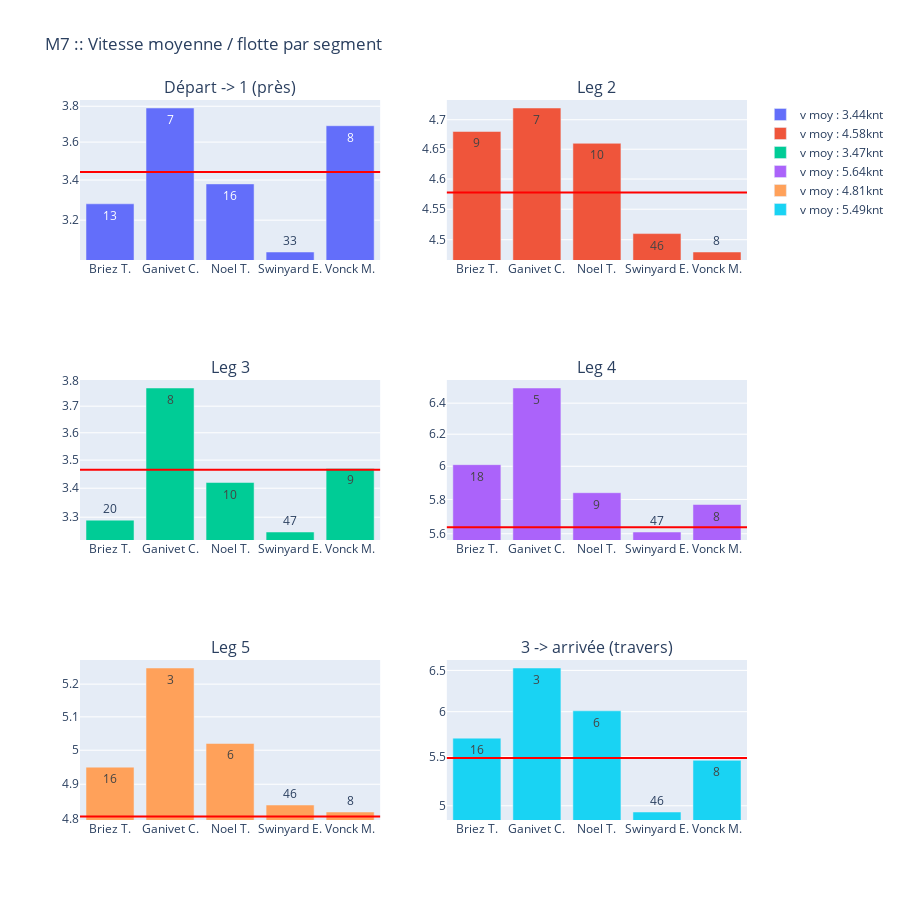

This figure's notebook cell:
### Code cell
import plotly.graph_objects as go
from plotly.subplots import make_subplots
import numpy as np

def add_graph(index, fig, df, row, col):
    mean = np.nanmean(df['s' + index + stat_compare])
    text_index = index if index == '6' else int(index) + 1
    t = go.Bar(
        x=selection.nom, 
        y=selection['s' + index + stat_selection],
        name='v moy : ' + str(round(mean, 2)) + 'knt',
        text=selection['s' + str(text_index) + '_rankentersegment']
    )
    
    fig.append_trace(t, row, col)
    fig.add_hline(y=mean, line_color='red', row=row, col=col)

fig_rows = 3
fig_cols = 2

fig = make_subplots(rows=fig_rows, cols=fig_cols, start_cell='top-left', subplot_titles=("Départ -> 1 (près)", "Leg 2", "Leg 3", "Leg 4", "Leg 5", "3 -> arrivée (travers)"))
index = 1
for row in range(fig_rows):
    for col in range(fig_cols):
        add_graph(str(index), fig, df, row + 1, col + 1)
        index += 1


fig.update_layout(title_text= manche + ' :: Vitesse moyenne / flotte par segment', height=900)
fig.update_yaxes(type='log')
fig.show()

### Figure 1 — Plotly figure (JSON) as saved in the notebook; plotly's stock layout.template omitted (floating-point values rounded to 4 significant figures)
{"data": [{"name": "v moy : 3.44knt", "text": [13, 7, 16, 33, 8], "type": "bar", "x": ["Briez T.", "Ganivet C.", "Noel T.", "Swinyard E.", "Vonck M."], "xaxis": "x", "y": [3.28, 3.79, 3.38, 3.05, 3.69], "yaxis": "y"}, {"name": "v moy : 4.58knt", "text": [9, 7, 10, 46, 8], "type": "bar", "x": ["Briez T.", "Ganivet C.", "Noel T.", "Swinyard E.", "Vonck M."], "xaxis": "x2", "y": [4.68, 4.72, 4.66, 4.51, 4.48], "yaxis": "y2"}, {"name": "v moy : 3.47knt", "text": [20, 8, 10, 47, 9], "type": "bar", "x": ["Briez T.", "Ganivet C.", "Noel T.", "Swinyard E.", "Vonck M."], "xaxis": "x3", "y": [3.29, 3.77, 3.42, 3.25, 3.47], "yaxis": "y3"}, {"name": "v moy : 5.64knt", "text": [18, 5, 9, 47, 8], "type": "bar", "x": ["Briez T.", "Ganivet C.", "Noel T.", "Swinyard E.", "Vonck M."], "xaxis": "x4", "y": [6.01, 6.5, 5.84, 5.61, 5.77], "yaxis": "y4"}, {"name": "v moy : 4.81knt", "text": [16, 3, 6, 46, 8], "type": "bar", "x": ["Briez T.", "Ganivet C.", "Noel T.", "Swinyard E.", "Vonck M."], "xaxis": "x5", "y": [4.95, 5.25, 5.02, 4.84, 4.82], "yaxis": "y5"}, {"name": "v moy : 5.49knt", "text": [16, 3, 6, 46, 8], "type": "bar", "x": ["Briez T.", "Ganivet C.", "Noel T.", "Swinyard E.", "Vonck M."], "xaxis": "x6", "y": [5.7, 6.53, 6.01, 4.94, 5.46], "yaxis": "y6"}], "layout": {"annotations": [{"font": {"size": 16}, "showarrow": false, "text": "Départ -> 1 (près)", "x": 0.225, "xanchor": "center", "xref": "paper", "y": 1, "yanchor": "bottom", "yref": "paper"}, {"font": {"size": 16}, "showarrow": false, "text": "Leg 2", "x": 0.775, "xanchor": "center", "xref": "paper", "y": 1, "yanchor": "bottom", "yref": "paper"}, {"font": {"size": 16}, "showarrow": false, "text": "Leg 3", "x": 0.225, "xanchor": "center", "xref": "paper", "y": 0.6111, "yanchor": "bottom", "yref": "paper"}, {"font": {"size": 16}, "showarrow": false, "text": "Leg 4", "x": 0.775, "xanchor": "center", "xref": "paper", "y": 0.6111, "yanchor": "bottom", "yref": "paper"}, {"font": {"size": 16}, "showarrow": false, "text": "Leg 5", "x": 0.225, "xanchor": "center", "xref": "paper", "y": 0.2222, "yanchor": "bottom", "yref": "paper"}, {"font": {"size": 16}, "showarrow": false, "text": "3 -> arrivée (travers)", "x": 0.775, "xanchor": "center", "xref": "paper", "y": 0.2222, "yanchor": "bottom", "yref": "paper"}], "height": 900, "shapes": [{"line": {"color": "red"}, "type": "line", "x0": 0, "x1": 1, "xref": "x domain", "y0": 3.441, "y1": 3.441, "yref": "y"}, {"line": {"color": "red"}, "type": "line", "x0": 0, "x1": 1, "xref": "x2 domain", "y0": 4.578, "y1": 4.578, "yref": "y2"}, {"line": {"color": "red"}, "type": "line", "x0": 0, "x1": 1, "xref": "x3 domain", "y0": 3.466, "y1": 3.466, "yref": "y3"}, {"line": {"color": "red"}, "type": "line", "x0": 0, "x1": 1, "xref": "x4 domain", "y0": 5.638, "y1": 5.638, "yref": "y4"}, {"line": {"color": "red"}, "type": "line", "x0": 0, "x1": 1, "xref": "x5 domain", "y0": 4.807, "y1": 4.807, "yref": "y5"}, {"line": {"color": "red"}, "type": "line", "x0": 0, "x1": 1, "xref": "x6 domain", "y0": 5.486, "y1": 5.486, "yref": "y6"}], "title": {"text": "M7 :: Vitesse moyenne / flotte par segment"}, "xaxis": {"anchor": "y", "domain": [0, 0.45]}, "xaxis2": {"anchor": "y2", "domain": [0.55, 1]}, "xaxis3": {"anchor": "y3", "domain": [0, 0.45]}, "xaxis4": {"anchor": "y4", "domain": [0.55, 1]}, "xaxis5": {"anchor": "y5", "domain": [0, 0.45]}, "xaxis6": {"anchor": "y6", "domain": [0.55, 1]}, "yaxis": {"anchor": "x", "domain": [0.7778, 1], "type": "log"}, "yaxis2": {"anchor": "x2", "domain": [0.7778, 1], "type": "log"}, "yaxis3": {"anchor": "x3", "domain": [0.3889, 0.6111], "type": "log"}, "yaxis4": {"anchor": "x4", "domain": [0.3889, 0.6111], "type": "log"}, "yaxis5": {"anchor": "x5", "domain": [0, 0.2222], "type": "log"}, "yaxis6": {"anchor": "x6", "domain": [0, 0.2222], "type": "log"}}}
